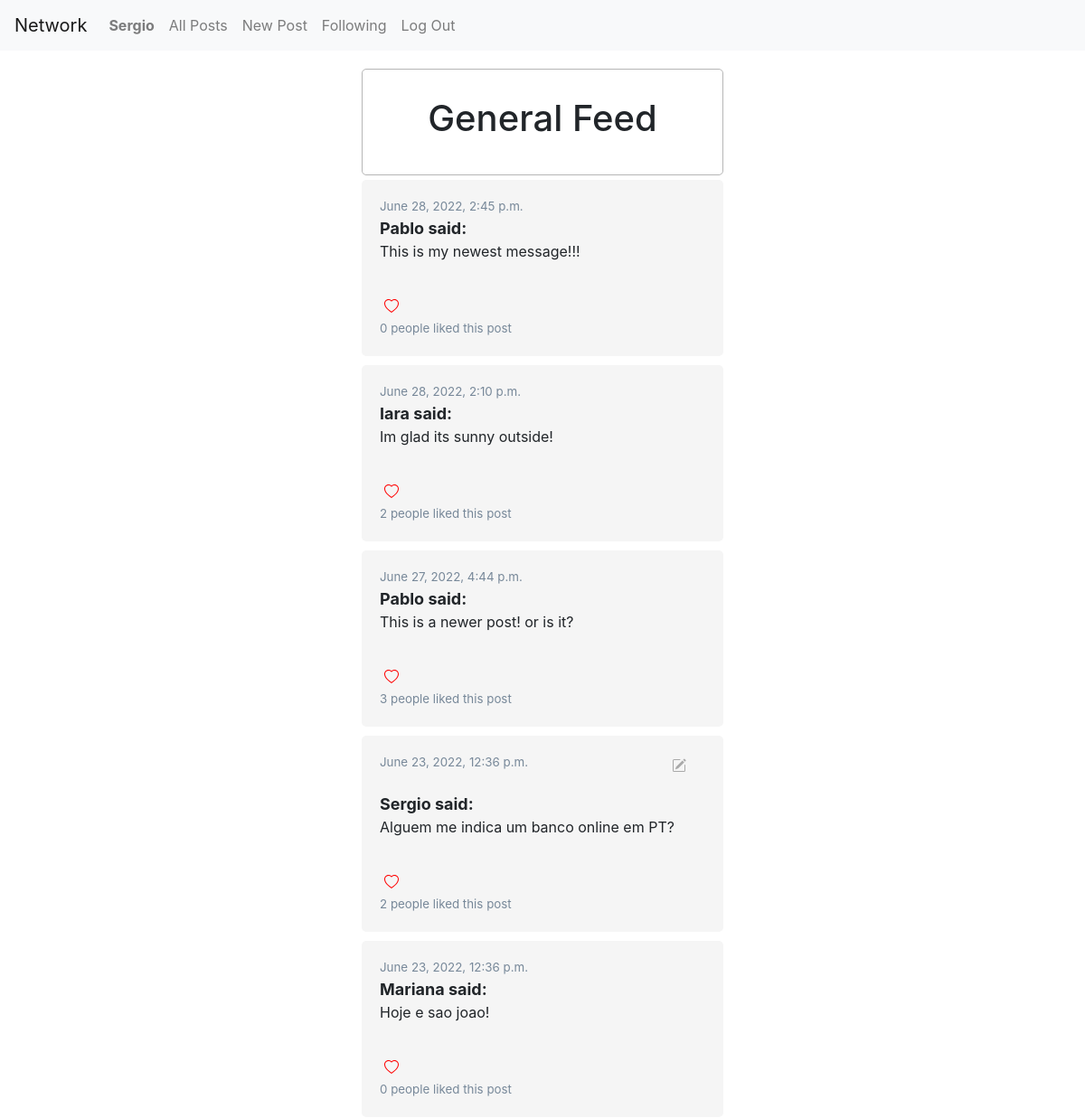
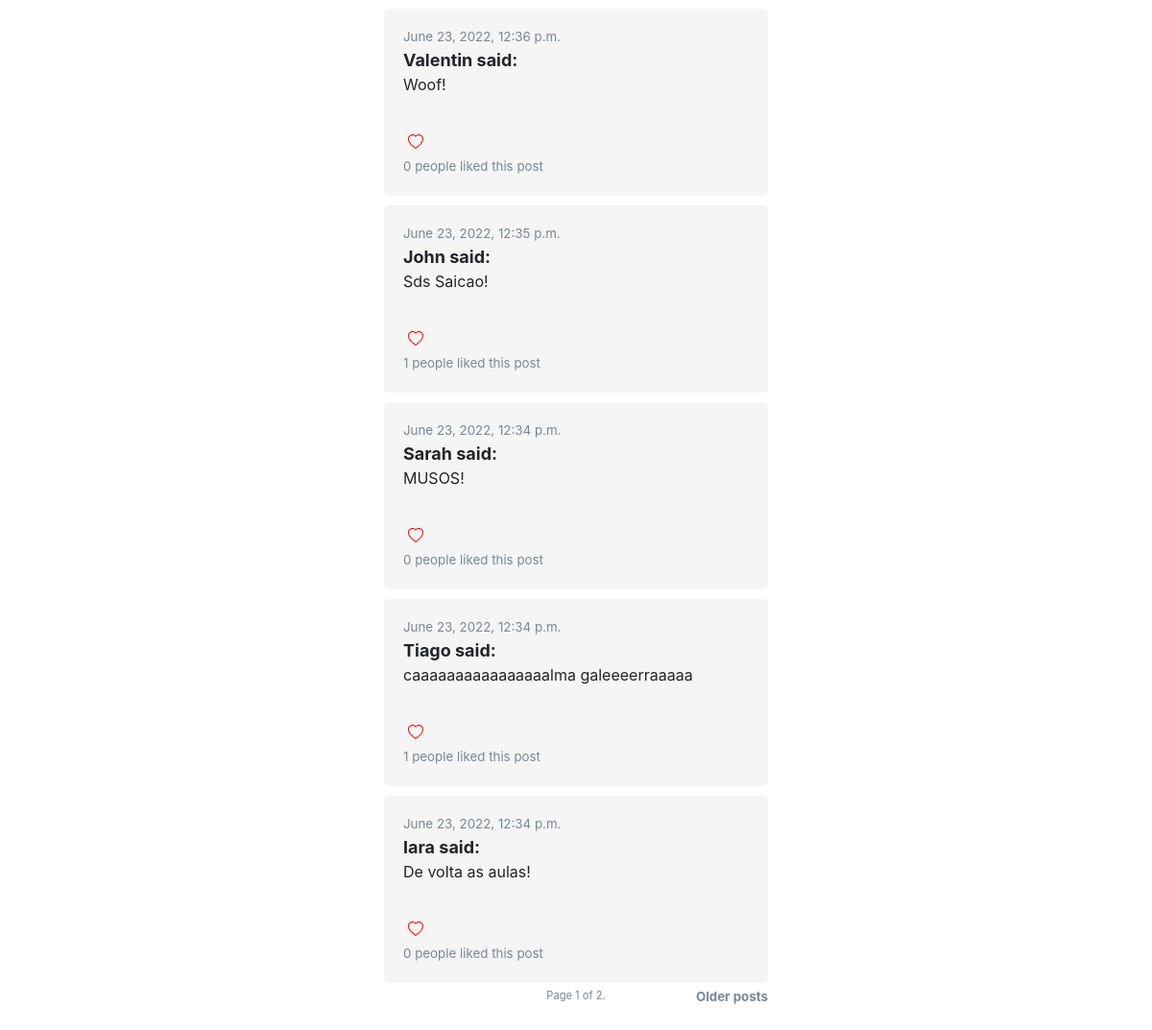
The app's page / (signed in) with its own data (2 pictures, top to bottom).
### network/models.py (models this page shows, shortened)
class User(AbstractUser):
    following = models.ManyToManyField('User', related_name='following_list', default=None, blank=True)
    followers = models.ManyToManyField('User', related_name='followers_list', default=None, blank=True)
    def __str__(self):
        return self.username

class Post(models.Model):
    user = models.ForeignKey('User', on_delete=models.CASCADE)
    body = models.CharField(max_length=280)
    timestamp = models.DateTimeField(auto_now_add=True)
    likes = models.ManyToManyField(User, related_name='like', default=None, blank=True)
    likes_num = models.IntegerField(default=0)

### network/views.py (the view)
# urls.py: path("", views.index, name="index"),
def index(request):
    all_posts = Post.objects.all().order_by('-timestamp')
    paginator = Paginator(all_posts, 10)
    page_number = request.GET.get('page')
    page_obj = paginator.get_page(page_number)
    context = {
        'all_posts':all_posts,
        'page_obj':page_obj
    }
    return render(request, "network/index.html", context)

### network/templates/network/index.html (shortened to what this page needs)
{% extends "network/layout.html" %}
{% block body %}
<div class="profile-container">
    <h1>
        General Feed
    </h1>
</div>
{% include 'network/posts.html' %}
{% endblock %}

### network/templates/network/layout.html (shortened to what this page needs)
{% load static %}
<!DOCTYPE html>
<html lang="en">
    <head>
        <link rel="stylesheet" href="https://cdn.jsdelivr.net/npm/bootstrap-icons@1.8.3/font/bootstrap-icons.css">
        <link rel="stylesheet" href="https://stackpath.bootstrapcdn.com/bootstrap/4.4.1/css/bootstrap.min.css">
        <link href="{% static 'network/styles.css' %}" rel="stylesheet">
    </head>
    <body>
        <nav class="navbar navbar-expand-lg navbar-light bg-light">
            <a class="navbar-brand" href="#">Network</a>
            <div>
              <ul class="navbar-nav mr-auto">
                {% if user.is_authenticated %}
                    <li class="nav-item">
                        <a class="nav-link" href="{% url 'profile' user.id %}"><strong>{{ user.username | title }}</strong></a>
                    </li>
                {% endif %}
                <li class="nav-item">
                  <a class="nav-link" href="{% url 'index' %}">All Posts</a>
                </li>
                {% if user.is_authenticated %}
                    <li class="nav-item">
                        <a class="nav-link" href="{% url 'new' %}">New Post</a>
                    </li>
                    <li class="nav-item">
                        <a class="nav-link" href="{% url 'following' %}">Following</a>
                    </li>
                    <li class="nav-item">
                        <a class="nav-link" href="{% url 'logout' %}">Log Out</a>
                    </li>
                {% endif %}
              </ul>
            </div>
          </nav>
        <div class="body">
            <div class="post-container">
            {% block body %}
            {% endblock %}
            </div>
        </div>
    </body>
</html>

### network/templates/network/posts.html (shortened to what this page needs)
    {% for post in page_obj %}
    <div class="single-post">
        <div>
            <div style="display:flex">
                <div class="post-time">
                    {{post.timestamp}}
                </div>
                {% if user == post.user %}
                <div class="edit-btn-div">
                    <button type="submit" id="edit-btn-{{post.id}}" class="btn btn-link border-0 btn-outline-light edit-btn" style="padding:5px;" name="{{post.id}}">
                    </button>
                </div>
                {% endif %}
            </div>
        </div>
        <div class="post-title"><a href="{% url 'profile' post.user.id %}">
            {{post.user|title}} said:
        </a></div>
        <div class="post-body" id="post-body-{{post.id}}">
            {{post.body}}
        </div>
        <div>
            {% if request.user.is_authenticated %}
                {% if user in post.likes.all %}
                <button type="submit" id="like-btn-{{post.id}}" class="btn btn-link border-0 btn-outline-light like-btn" style="padding:5px;" name="{{post.id}}">
                    <svg xmlns="http://www.w3.org/2000/svg" width="16" height="16" fill="red" class="bi bi-heart-fill" viewBox="0 0 16 16">
                        <path fill-rule="evenodd" d="M8 1.314C12.438-3.248 23.534 4.735 8 15-7.534 4.736 3.562-3.248 8 1.314z"/>
                    </svg>
                </button>
                {% else %}
                <button type="submit" id="like-btn-{{post.id}}" class="btn btn-link border-0 btn-outline-light like-btn" style="padding:5px;" name="{{post.id}}">
                </button>
                {% endif %}
            {% endif %}
            <div class="post-time">
               <span id="num-likes-{{post.id}}">{{post.likes_num}}</span>
               people liked this post
            </div>
        </div>
    </div>
    {% endfor %}
    <div class="pagination">
            <div class="pagination-current">
                    Page {{ page_obj.number }} of {{ page_obj.paginator.num_pages }}.
            </div>
        {% if page_obj.has_next %}
            <div class="pagination-older">
                <a href="?page={{ page_obj.next_page_number }}">Older posts</a>
            </div>
        {% endif %}
    </div>

### network/static/network/styles.css (style rules this page uses)
a { color: inherit; text-decoration: inherit; }
.body { width: 100%; display: flex; flex-direction: column; justify-self: center; align-items: center; }
.post-container { margin-top: 20px; width: 400px; display: flex; flex-direction: column; justify-self: center; align-items: center; margin-bottom: 50px; border: 0px solid rgba(255, 0, 0, 0.123); }
.profile-container { width: 100%; padding: 30px; display: flex; flex-direction: column; align-items: center; border-radius: 5px; border: 1px solid rgb(182, 182, 182); }
.single-post { width: 100%; background-color: rgb(245, 245, 245); border-radius: 5px; padding: 20px; margin: 5px; }
.post-title { font-size: large; font-weight: bolder; }
.post-body { font-size: medium; margin-bottom: 30px; }
.post-time { font-size: smaller; color: lightslategray; }
.edit-btn-div { font-size: smaller; color: lightslategray; margin-left: auto; }
.pagination { display: flex; width: 400px; justify-content: center; color: lightslategray; font-size: smaller; }
.pagination-current { justify-self: center; position: absolute; color: lightslategray; font-size: smaller; }
.pagination-older { margin-left: auto; font-weight: bolder; }

### records on screen
User: username "Sergio"
Post: timestamp "June 28, 2022, 2:45 p.m.", user "Pablo", body "This is my newest message!!!", likes_num "0"
Post: timestamp "June 28, 2022, 2:10 p.m.", user "Iara", body "Im glad its sunny outside!", likes_num "2"
Post: timestamp "June 27, 2022, 4:44 p.m.", user "Pablo", body "This is a newer post! or is it?", likes_num "3"
Post: timestamp "June 23, 2022, 12:36 p.m.", user "Sergio", body "Alguem me indica um banco online em PT?", likes_num "2"
Post: timestamp "June 23, 2022, 12:36 p.m.", user "Mariana", body "Hoje e sao joao!", likes_num "0"
Post: timestamp "June 23, 2022, 12:36 p.m.", user "Valentin", body "Woof!", likes_num "0"
Post: timestamp "June 23, 2022, 12:35 p.m.", user "John", body "Sds Saicao!", likes_num "1"
Post: timestamp "June 23, 2022, 12:34 p.m.", user "Sarah", body "MUSOS!", likes_num "0"
Post: timestamp "June 23, 2022, 12:34 p.m.", user "Tiago", body "caaaaaaaaaaaaaaaalma galeeeerraaaaa", likes_num "1"
Post: timestamp "June 23, 2022, 12:34 p.m.", user "Iara", body "De volta as aulas!", likes_num "0"

### other values on screen
{{ page_obj.number }} "1"
{{ page_obj.paginator.num_pages }} "2"
